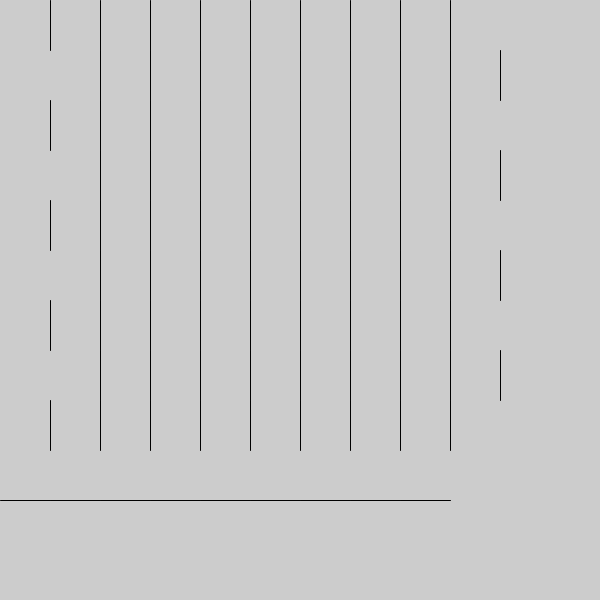
Frame 1 (no input)
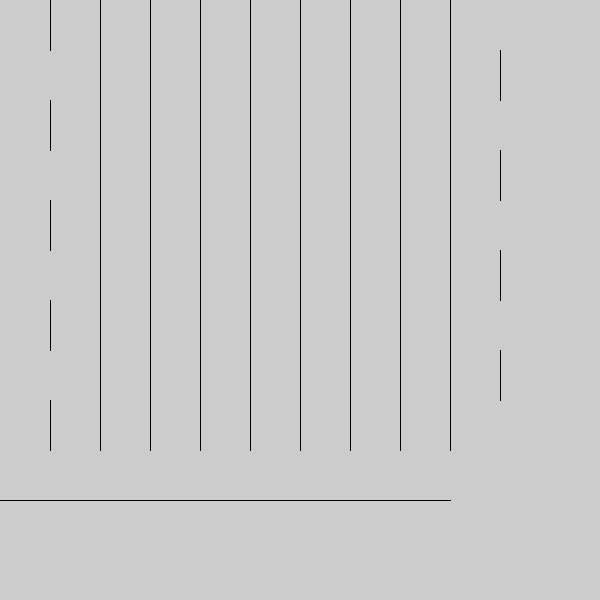
Frame 60 (the mouse pressed at the canvas centre just before this capture)
Frame 120 (the mouse held since frame 60 and released just before this capture): identical to frame 60, image omitted

The Processing sketch that drew these frames (run headless with seeded random() and noise(); from frame 60 on, the mouse is pressed at the canvas centre):

// Processing sketch: mazetest3
// ── mazetest3.pde
int[][] maze=new int[10][10];
boolean[][]visited=new boolean[10][10];
boolean testVisible(int i,int j){
  if(i<0||j<0||i>=10||j>=10) return true;
  return visited[i][j];
}
int [][] wallH=new int[10][9];
int [][] wallW=new int[9][10];
void genMaze2(int i,int j,int ii,int jj){
  if(i==ii) wallH[i][min(j,jj)]=1;
  if(j==jj) wallW[min(i,ii)][j]=1;
  genMaze(ii,jj);
}

void genMaze(int i,int j){
  if(i==9&&j==9) return;
  visited[i][j]=true;
  println(i,j);
  while(true){
    if(testVisible(i+1,j)==false) {genMaze2(i,j,i+1,j);return;}
    if(testVisible(i-1,j)==false) {genMaze2(i,j,i-1,j);return;}
    if(testVisible(i,j+1)==false) {genMaze2(i,j,i,j+1);return;}
    if(testVisible(i,j-1)==false) {genMaze2(i,j,i,j-1);return;}
    if(testVisible(i+1,j)&&testVisible(i-1,j)&&testVisible(i,j+1)&&testVisible(i,j-1)) break;
  }
}
void setup(){
  size(600,600);
  genMaze(0,0);
  for(int i=0;i<9;i++){
    for(int j=0;j<10;j++){
      print(" "+wallW[i][j]);
    }
    println();
  }
}

void draw(){
  for(int i=0;i<10;i++){
    for(int j=0;j<9;j++){
      if(wallH[i][j]==0) line(50+i*50,j*50,50+i*50,50+j*50);
    }
  }
  for(int i=0;i<9;i++){
    for(int j=0;j<10;j++){
      if(wallW[i][j]==0) line(i*50,50+j*50,50+i*50,50+j*50);
    }
  }

  /*
  for(int i=0;i<10;i++){
    for(int j=0;j<10;j++){
      if(visited[i][j]) fill(125);
      else fill(0);
      rect(j*50,i*50,50,50);
    }
  }*/  
  
  
}
